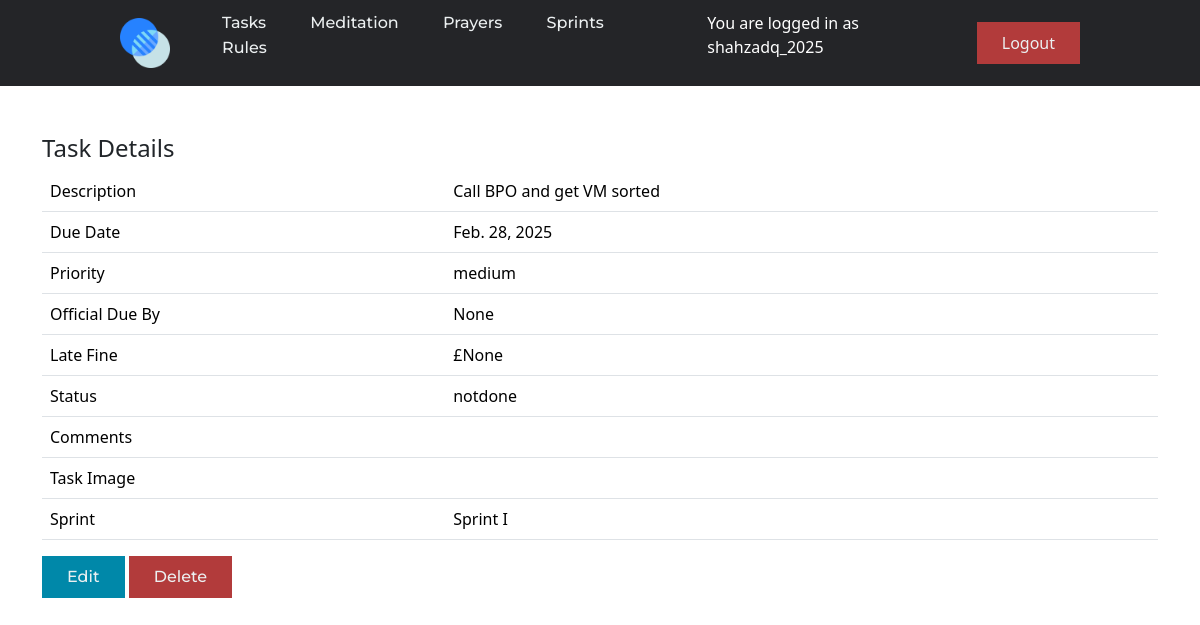
Before: /tasks/2/ (signed in) with the older database file.
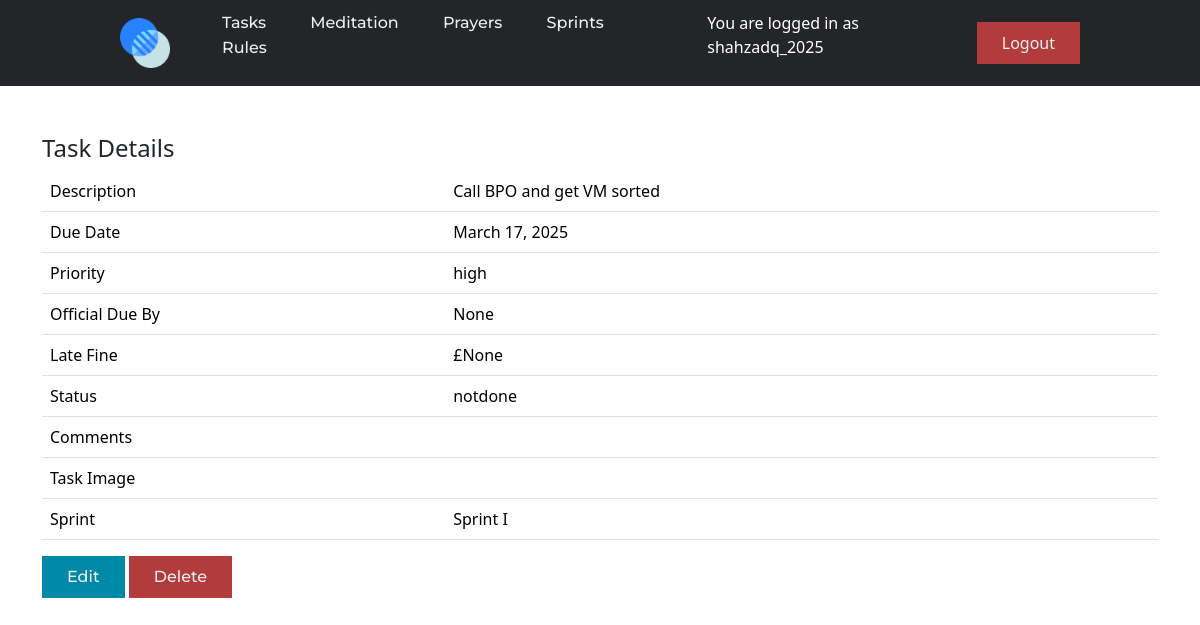
After: the same page with the newer database file.
### task/models.py (models this page shows, shortened)
class Task(models.Model):
    PRIO_CHOICES = [('high', 'high'), ('medium', 'medium'), ('low', 'low')]
    description = models.CharField(max_length=1000)
    due_date = models.DateField(blank=True, null=True)
    date_completed = models.DateField(null=True, blank=True)
    official_due_by = models.DateField(null=True, blank=True)
    late_fine = models.IntegerField(null=True, blank=True, default=0)
    priority = models.CharField(choices=PRIO_CHOICES, max_length=255)
    comments = models.TextField(null=True, blank=True)
    task_img = models.ImageField(null=True, blank=True)
    sprint = models.ForeignKey(Sprint, on_delete=models.CASCADE)
    owner = models.ForeignKey(get_user_model(), on_delete=models.CASCADE)
    status = models.CharField(choices=[
        ('notdone', 'notdone'),
        ('inprogress', 'inprogress'),
        ('complete', 'complete')],
        max_length=255, blank=True, null=True)

class Sprint(models.Model):
    STATUS_CHOICES = [('notdone', 'notdone'), ('inprogress', 'inprogress'), ('done', 'done')]
    name = models.CharField(max_length=255)
    due_date = models.DateField()
    status = models.CharField(choices=STATUS_CHOICES, max_length=255)
    comments = models.TextField()
    prize_earned = models.BooleanField(default=False)
    owner = models.ForeignKey(get_user_model(), on_delete=models.CASCADE)
    def __str__(self):
        return self.name

### task/views.py (the view)
# urls.py: path('', include('task.urls')),
@login_required
def task(request, id):
    task = Task.objects.get(pk=id)
    context = {
        'task': task,
    }
    return render(request, 'task/task.html', context)

### templates/task/task.html (shortened to what this page needs)
{% extends 'base.html' %}
{% block content %}
  <div class="container mt-5">
    <h4>Task Details</h4>
    <table class="table">
      <tr><td>Description</td><td>{{task.description}}</td></tr>
      <tr><td>Due Date</td><td>{{task.due_date}}</td></tr>
      <tr><td>Priority</td><td>{{task.priority}}</td></tr>
      <tr><td>Official Due By</td><td>{{task.official_due_by}}</td></tr>
      <tr><td>Late Fine</td><td>£{{task.late_fine}}</td></tr>
      <tr><td>Status</td><td>{{task.status}}</td></tr>
      <tr><td>Comments</td><td>{{task.comments}}</td></tr>
      <tr><td>Task Image</td><td><a href="{{ task.task_img }}"></a>{{task.task_img}}</td></tr>
      <tr><td>Sprint</td><td>{{task.sprint}}</td></tr>
    </table>
    <a href="{% url 'task_edit' task.id %}"><button>Edit</button></a>
    <a href="{% url 'task_delete' task.id %}"><button class='logout_button'>Delete</button></a>
  </div>
{% endblock %}

Changed rows visible on the page:
changed Task "Call BPO and get VM sorted": due_date "Feb. 28, 2025" → "March 17, 2025"; priority "medium" → "high"
